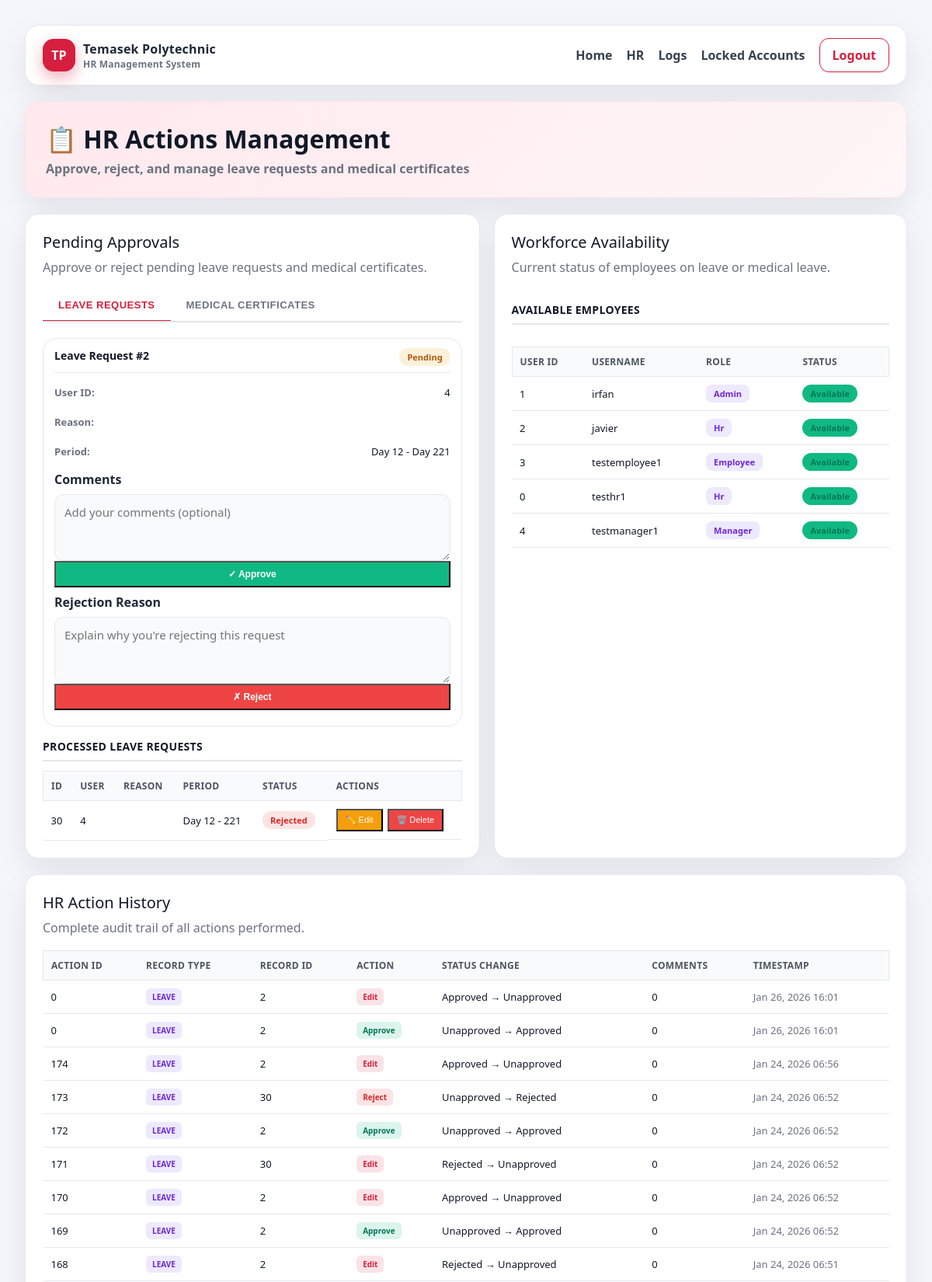
The page /pages/Javier/hr_actions_management.php (signed in, upper part) on the database its author committed.
### tables this page shows
CREATE TABLE `leave_requests` (
  `leave_id` int(11) NOT NULL,
  `user_id` int(11) NOT NULL,
  `leave_type` int(11) NOT NULL,
  `start_date` int(11) NOT NULL,
  `end_date` int(11) NOT NULL,
  `reason` text DEFAULT NULL,
  `status` enum('approved','rejected','unapproved') NOT NULL DEFAULT 'unapproved',
  `submitted_at` int(11) NOT NULL,
  `approved_at` int(11) NOT NULL
);

CREATE TABLE `users` (
  `user_id` int(11) NOT NULL,
  `username` varchar(50) NOT NULL,
  `password_hash` varchar(255) NOT NULL,
  `email` varchar(100) NOT NULL,
  `role` enum('admin','manager','employee','hr') NOT NULL DEFAULT 'employee',
  `status` enum('active','inactive','suspended') NOT NULL DEFAULT 'active',
  `created_at` timestamp NOT NULL DEFAULT current_timestamp(),
  `updated_at` timestamp NOT NULL DEFAULT current_timestamp() ON UPDATE current_timestamp()
);

CREATE TABLE `hr_actions` (
  `action_id` int(11) NOT NULL,
  `hr_user_id` int(11) NOT NULL,
  `record_type` enum('leave','mc') NOT NULL,
  `record_id` int(11) NOT NULL,
  `action_taken` enum('approve','reject','edit','delete') NOT NULL,
  `hr_comments` text DEFAULT NULL,
  `action_timestamp` timestamp NOT NULL DEFAULT current_timestamp() ON UPDATE current_timestamp(),
  `previous_status` enum('unapproved','approved','rejected') NOT NULL,
  `new_status` enum('approved','rejected','unapproved') NOT NULL,
  `user_agent` int(11) NOT NULL
);

### pages/Javier/hr_actions.php (called while the page is built, shortened)
<?php
function getAllHRActions($conn, $filters = []) {
    $sql = "SELECT * FROM hr_actions WHERE 1=1";
    $sql .= " ORDER BY action_timestamp DESC";
    $stmt = $conn->prepare($sql);
    if ($stmt->execute()) {
        $result = $stmt->get_result();
        return ['success' => true, 'data' => $result->fetch_all(MYSQLI_ASSOC)];
    } else {
        return ['success' => false, 'error' => $stmt->error];
    }
}
function getLeaveRequests($conn) {
    $sql = "SELECT * FROM leave_requests";
    $result = $conn->query($sql);
    return $result->fetch_all(MYSQLI_ASSOC);
}
function getWorkforceAvailability($conn) {
    $stmt = $conn->prepare("
        SELECT
            u.user_id,
            u.username,
            u.role,
            CASE
                WHEN lr.leave_id IS NOT NULL THEN 'absent'
                WHEN mc.mc_id IS NOT NULL THEN 'absent'
                ELSE 'available'
            END as status,
            CASE
                WHEN lr.leave_id IS NOT NULL THEN 'leave'
                WHEN mc.mc_id IS NOT NULL THEN 'mc'
                ELSE NULL
            END as absence_type,
            COALESCE(lr.end_date, mc.end_date) as end_date
        FROM users u
        LEFT JOIN leave_requests lr ON u.user_id = lr.user_id AND lr.status = 'approved'
        LEFT JOIN mc_records mc ON u.user_id = mc.user_id AND mc.verification_status = 'approved'
        ORDER BY u.username ASC
    ");
    if ($stmt->execute()) {
        $result = $stmt->get_result();
        $availability = [];
        while ($row = $result->fetch_assoc()) {
            $availability[] = $row;
        }
        return ['success' => true, 'data' => $availability];
    } else {
        return ['success' => false, 'error' => $stmt->error];
    }
}
?>

### pages/Javier/hr_actions_management.php (the view, shortened to what this page needs)
<?php
require_once 'hr_actions.php';
$leave_requests = getLeaveRequests($conn);
$hr_actions_result = getAllHRActions($conn);
$hr_actions = $hr_actions_result['success'] ? $hr_actions_result['data'] : [];
$workforce_result = getWorkforceAvailability($conn);
$workforce_availability = $workforce_result['success'] ? $workforce_result['data'] : [];
?>
<!DOCTYPE html>
<html lang="en">
<head>
    <link rel="stylesheet" href="hr_actions.css">
</head>
<body>
    <div class="shell">
        <div class="topbar">
            <div class="brand">
                <div class="brand-badge">TP</div>
                <div>
                    <div>Temasek Polytechnic</div>
                    <div style="font-size: 12px; color: var(--muted); font-weight: 600;">HR Management System</div>
                </div>
            </div>
            <div class="nav-links">
                <a href="#">Home</a>
                <a href="#">HR</a>
                <a href="#">Logs</a>
                <a href="#">Locked Accounts</a>
                <a href="logout.php" class="logout">Logout</a>
            </div>
        </div>
        <div class="hero">
            <h1>📋 HR Actions Management</h1>
            <p>Approve, reject, and manage leave requests and medical certificates</p>
        </div>
        <div class="grid">
            <div class="card">
                <div class="card-title">Pending Approvals</div>
                <div class="card-subtitle">Approve or reject pending leave requests and medical certificates.</div>
                <div class="tabs">
                    <button class="tab-button active" onclick="switchTab('leave', this)">Leave Requests</button>
                    <button class="tab-button" onclick="switchTab('mc', this)">Medical Certificates</button>
                </div>
                <div id="leave" class="tab-content active">
                    <?php
                    $pending_leaves = array_filter($leave_requests, function($leave) {
                        return $leave['status'] === 'unapproved';
                    });
                    ?>
                <?php if (count($pending_leaves) > 0): ?>
                    <div class="records-grid">
                        <?php foreach ($pending_leaves as $leave): ?>
                            <div class="record-card">
                                <div class="record-header">
                                    <h3>Leave Request #<?php echo $leave['leave_id']; ?></h3>
                                    <span class="status-badge status-unapproved">Pending</span>
                                </div>
                                <div class="record-details">
                                    <div class="detail-row">
                                        <span class="label">User ID:</span>
                                        <span><?php echo $leave['user_id']; ?></span>
                                    </div>
                                    <div class="detail-row">
                                        <span class="label">Reason:</span>
                                    </div>
                                    <div class="detail-row">
                                        <span class="label">Period:</span>
                                        <span>Day <?php echo $leave['start_date']; ?> - Day <?php echo $leave['end_date']; ?></span>
                                    </div>
                                </div>
                                <form method="POST" class="action-form">
                                    <div class="form-group">
                                        <label for="comment_<?php echo $leave['leave_id']; ?>">Comments</label>
                                        <textarea id="comment_<?php echo $leave['leave_id']; ?>"
                                                  name="comment"
                                                  placeholder="Add your comments (optional)"
                                                  rows="3"></textarea>
                                    </div>
                                    <div class="action-buttons">
                                        <button type="submit" class="btn-success">✓ Approve</button>
                                    </div>
                                </form>
                                <form method="POST" class="action-form">
                                    <div class="form-group">
                                        <label for="comment_reject_<?php echo $leave['leave_id']; ?>">Rejection Reason</label>
                                        <textarea id="comment_reject_<?php echo $leave['leave_id']; ?>"
                                                  name="comment"
                                                  placeholder="Explain why you're rejecting this request"
                                                  rows="3"></textarea>
                                    </div>
                                    <div class="action-buttons">
                                        <button type="submit" class="btn-danger">✗ Reject</button>
                                    </div>
                                </form>
                            </div>
                        <?php endforeach; ?>
                    </div>
                <?php else: ?>
                    <div class="no-records">
                        <p>✓ No pending leave requests at the moment.</p>
                    </div>
                <?php endif; ?>
                <h3 class="section-subtitle">Processed Leave Requests</h3>
                <?php
                $processed_leaves = array_filter($leave_requests, function($leave) {
                    return $leave['status'] !== 'unapproved';
                });
                ?>
                <?php if (count($processed_leaves) > 0): ?>
                    <table class="history-table">
                        <thead>
                            <tr>
                                <th>ID</th>
                                <th>User</th>
                                <th>Reason</th>
                                <th>Period</th>
                                <th>Status</th>
                                <th>Actions</th>
                            </tr>
                        </thead>
                        <tbody>
                            <?php foreach ($processed_leaves as $leave): ?>
                                <tr>
                                    <td><?php echo $leave['leave_id']; ?></td>
                                    <td><?php echo $leave['user_id']; ?></td>
                                    <td><?php echo htmlspecialchars($leave['reason']); ?></td>
                                    <td>Day <?php echo $leave['start_date']; ?> - <?php echo $leave['end_date']; ?></td>
                                    <td><span class="status-badge status-<?php echo $leave['status']; ?>"><?php echo ucfirst($leave['status']); ?></span></td>
                                    <td class="action-cell">
                                        <button type="button" class="btn-small btn-warning" onclick="openEditLeaveModal(<?php echo $leave['leave_id']; ?>, '<?php echo htmlspecialchars($leave['reason']); ?>', '<?php echo $leave['status']; ?>')">✏️ Edit</button>
                                        <form method="POST" style="display:inline;" onsubmit="return confirm('Delete this leave request? This action cannot be undone.');">
                                            <button type="submit" class="btn-small btn-danger">🗑️ Delete</button>
                                        </form>
                                    </td>
                                </tr>
                            <?php endforeach; ?>
                        </tbody>
                    </table>
                <?php else: ?>
                    <p style="text-align: center; color: #999; padding: 20px;">No processed leave requests.</p>
                <?php endif; ?>
                </div>
            </div>
            <div class="card">
                <div class="card-title">Workforce Availability</div>
                <div class="card-subtitle">Current status of employees on leave or medical leave.</div>
                <?php if (count($workforce_availability) > 0): ?>
                    <?php
                        $available_employees = array_filter($workforce_availability, function($emp) {
                            return $emp['status'] === 'available';
                        });
                    ?>
                    <?php if (count($available_employees) > 0): ?>
                        <h3 class="section-subtitle">Available Employees</h3>
                        <table class="availability-table">
                            <thead>
                                <tr>
                                    <th>User ID</th>
                                    <th>Username</th>
                                    <th>Role</th>
                                    <th>Status</th>
                                </tr>
                            </thead>
                            <tbody>
                                <?php foreach ($available_employees as $employee): ?>
                                    <tr class="availability-row availability-available">
                                        <td><?php echo $employee['user_id']; ?></td>
                                        <td><?php echo htmlspecialchars($employee['username']); ?></td>
                                        <td><span class="role-badge"><?php echo ucfirst($employee['role']); ?></span></td>
                                        <td>
                                            <span class="status-badge-availability status-available">
                                                Available
                                            </span>
                                        </td>
                                    </tr>
                                <?php endforeach; ?>
                            </tbody>
                        </table>
                    <?php endif; ?>
                <?php else: ?>
                    <div class="empty">No workforce data available.</div>
                <?php endif; ?>
            </div>
        </div>
        <div class="card">
            <div class="card-title">HR Action History</div>
            <div class="card-subtitle">Complete audit trail of all actions performed.</div>
                <?php if (count($hr_actions) > 0): ?>
                    <table class="history-table">
                        <thead>
                            <tr>
                                <th>Action ID</th>
                                <th>Record Type</th>
                                <th>Record ID</th>
                                <th>Action</th>
                                <th>Status Change</th>
                                <th>Comments</th>
                                <th>Timestamp</th>
                            </tr>
                        </thead>
                        <tbody>
                            <?php foreach ($hr_actions as $hr_action): ?>
                                <tr>
                                    <td><?php echo $hr_action['action_id']; ?></td>
                                    <td><span class="badge-type"><?php echo strtoupper($hr_action['record_type']); ?></span></td>
                                    <td><?php echo $hr_action['record_id']; ?></td>
                                    <td>
                                        <span class="action-badge action-<?php echo $hr_action['action_taken']; ?>">
                                            <?php echo ucfirst($hr_action['action_taken']); ?>
                                        </span>
                                    </td>
                                    <td>
                                        <?php echo ucfirst($hr_action['previous_status']); ?> →
                                        <?php echo ucfirst($hr_action['new_status']); ?>
                                    </td>
                                    <td class="comment-cell"><?php echo htmlspecialchars($hr_action['hr_comments'] ?? 'N/A'); ?></td>
                                    <td class="timestamp"><?php echo date('M d, Y H:i', strtotime($hr_action['action_timestamp'])); ?></td>
                                </tr>
                            <?php endforeach; ?>
                        </tbody>
                    </table>
                <?php else: ?>
                    <div class="empty">No HR actions recorded yet.</div>
                <?php endif; ?>
            </div>
        </div>
</body>
</html>

### rows shown on the page
leave_requests: leave_id "2", user "4", start_date "12", end_date "221", comment "Add your comments (optional)", comment "Explain why you're rejecting this request"
leave_requests: leave_id "30", user "4", start_date "12", end_date "221", status "Rejected"
users: user_id "1", username "irfan", role "Admin"
users: user_id "2", username "javier", role "Hr"
users: user_id "3", username "testemployee1", role "Employee"
users: user_id "0", username "testhr1", role "Hr"
users: user_id "4", username "testmanager1", role "Manager"
hr_actions: action "0", record_type "LEAVE", record "2", action_taken "Edit", previous_status "Approved", new_status "Unapproved", hr_comments "0", action_timestamp "Jan 26, 2026 16:01"
hr_actions: action "0", record_type "LEAVE", record "2", action_taken "Approve", previous_status "Unapproved", new_status "Approved", hr_comments "0", action_timestamp "Jan 26, 2026 16:01"
hr_actions: action "174", record_type "LEAVE", record "2", action_taken "Edit", previous_status "Approved", new_status "Unapproved", hr_comments "0", action_timestamp "Jan 24, 2026 06:56"
hr_actions: action "173", record_type "LEAVE", record "30", action_taken "Reject", previous_status "Unapproved", new_status "Rejected", hr_comments "0", action_timestamp "Jan 24, 2026 06:52"
hr_actions: action "172", record_type "LEAVE", record "2", action_taken "Approve", previous_status "Unapproved", new_status "Approved", hr_comments "0", action_timestamp "Jan 24, 2026 06:52"
hr_actions: action "171", record_type "LEAVE", record "30", action_taken "Edit", previous_status "Rejected", new_status "Unapproved", hr_comments "0", action_timestamp "Jan 24, 2026 06:52"
hr_actions: action "170", record_type "LEAVE", record "2", action_taken "Edit", previous_status "Approved", new_status "Unapproved", hr_comments "0", action_timestamp "Jan 24, 2026 06:52"
hr_actions: action "169", record_type "LEAVE", record "2", action_taken "Approve", previous_status "Unapproved", new_status "Approved", hr_comments "0", action_timestamp "Jan 24, 2026 06:52"
hr_actions: action "168", record_type "LEAVE", record "2", action_taken "Edit", previous_status "Rejected", new_status "Unapproved", hr_comments "0", action_timestamp "Jan 24, 2026 06:51"
